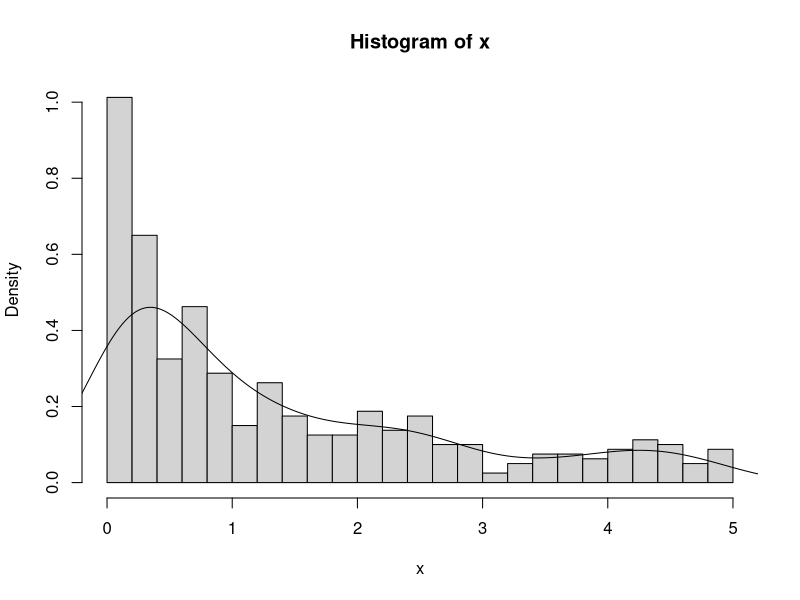
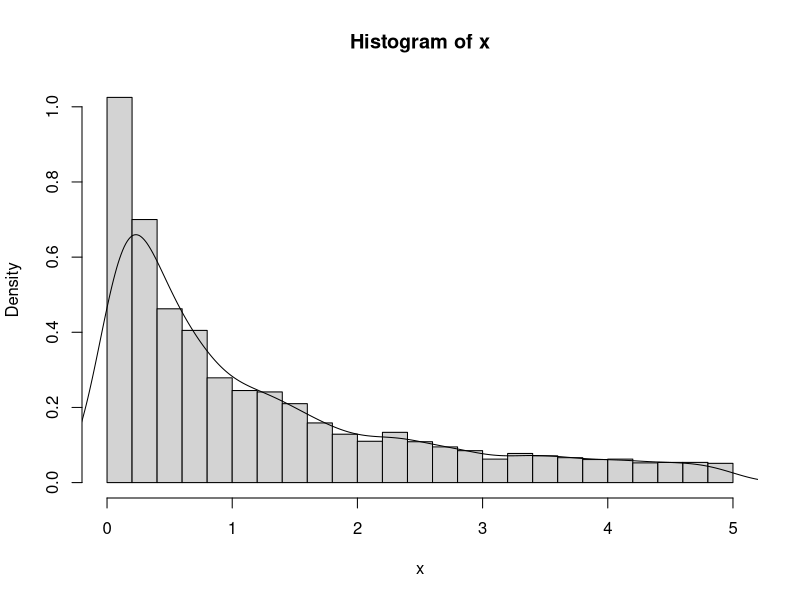
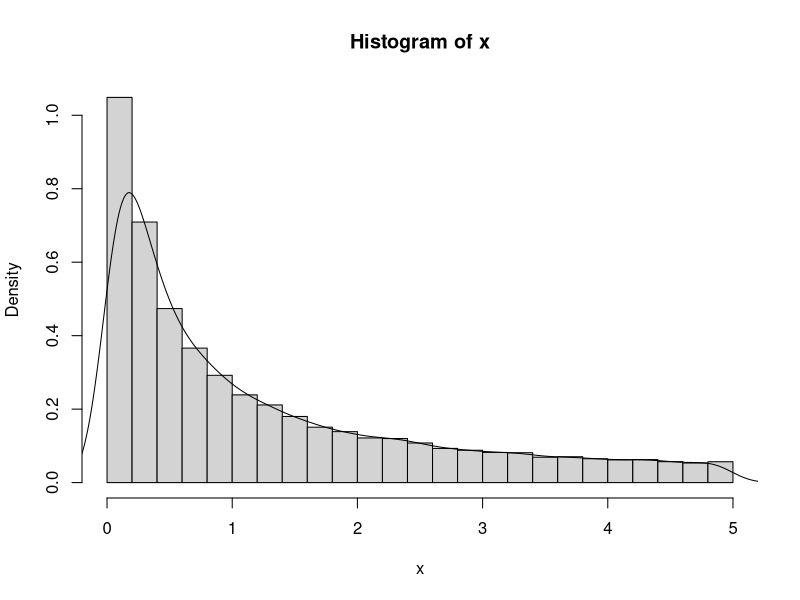

Write the R code that produced these figures, in order.
## ---- chunk 1
Gibbs=function(n,B,burnin){
  x.update=c()
  y.update=c()
  y.update[1]=runif(1)
  # randomly generate a starting value of y
  for (i in 1:n){
    x.update[i]=-log(1-runif(1)*(1-exp(-y.update[i]*B)))/y.update[i]
    # using the new y value to update x
    y.update[i+1]=-log(1-runif(1)*(1-exp(-x.update[i]*B)))/x.update[i]
    # using the new x value to update y
  }
  x=x.update[-(1:burnin)]
  y=y.update[-(1:burnin)]
  # drop the initial values
  hist(x,freq=F,breaks=20)
  lines(density(x))
  return(mean(x))
  # caulculate the estimate of expectation of x
}
## ---- chunk 2
set.seed(526)
# choose 20% of the sample size as "burnin"
Gibbs(500,5,100)
Gibbs(5000,5,1000)
Gibbs(50000,5,10000)
